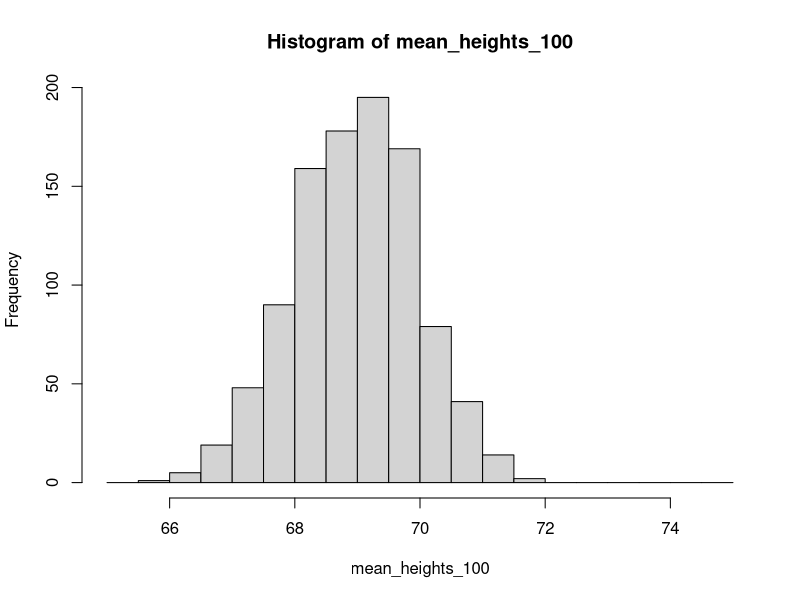
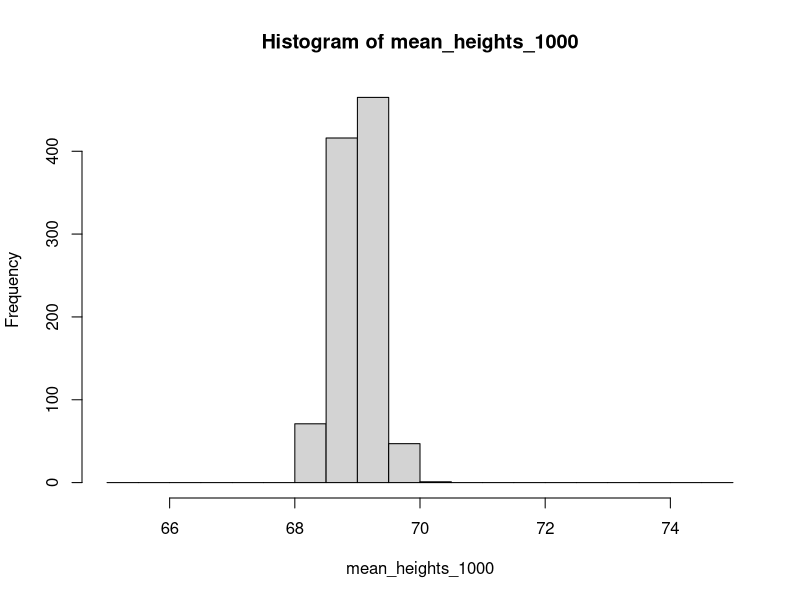
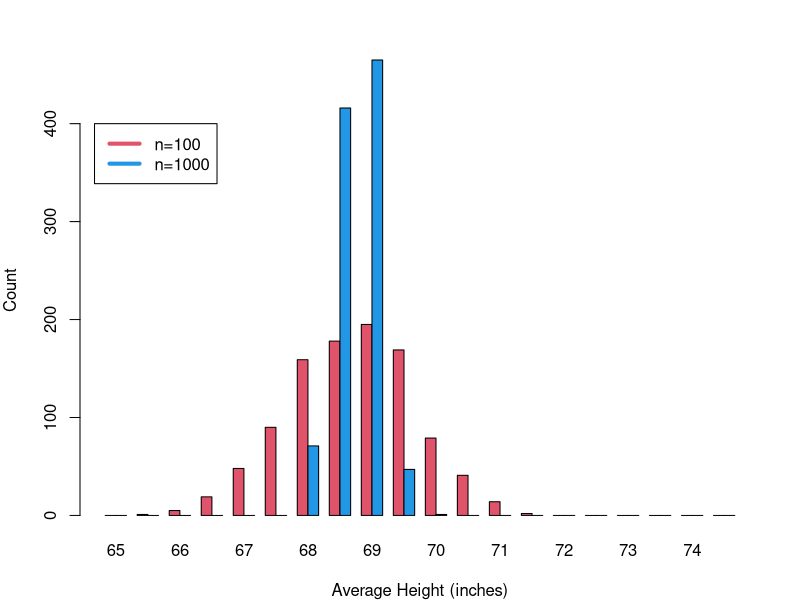

These figures' R source, in order:
## ---- chunk 1
get_heights<-function(samplesize=100){rnorm(samplesize,mean=69,sd=10)}

heights<-get_heights(samplesize=100)
print(heights)
## ---- chunk 2
get_heights<-function(sample_heights=100){   
  heights<-(rnorm(sample_heights,mean=69,sd=10))
  average_heights<-mean(heights)
  }
get_heights(100)
## ---- chunk 3
get_heights<-function(sample_heights=100){   
  heights<-(rnorm(sample_heights,mean=69,sd=10))
  average_heights<-mean(heights)
  return(average_heights)}
get_heights(100)
## ---- chunk 4
mean_heights_100<-rep(NA,1000)
for (i in 1:1000)
  {mean_heights_100[i]<-get_heights(100)}

## ---- chunk 5
mean_heights_1000<-rep(NA,1000)
for (i in 1:1000)
  {mean_heights_1000[i]<-get_heights(1000)}

## ---- chunk 6
bins<-seq(65,75,by=0.5)
counts_hundred<-hist(mean_heights_100,breaks=bins)$counts
counts_thousand<-hist(mean_heights_1000,breaks=bins)$counts

par(mfrow=c(1,1),mar=c(4,4,3,2))
barplot(rbind(counts_hundred,counts_thousand),col=c(2,4),beside=T,xlab="Average Height (inches)",names.arg=
seq(65,74.5,by=0.5),ylab="Count")
legend(x=0,y=400,legend=c("n=100","n=1000"),col=c(2,4),lwd=4)
